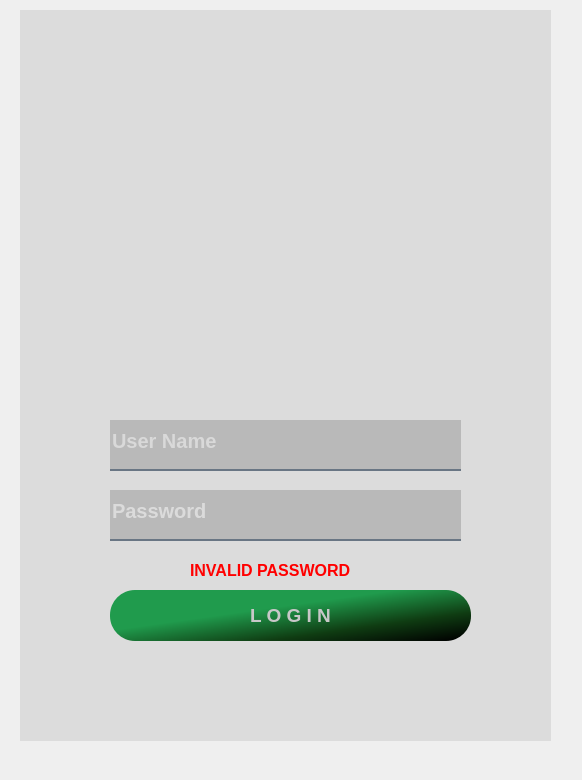
<?xml version="1.0" encoding="UTF-8"?>
<ui version="4.0">
 <class>Form</class>
 <widget class="QWidget" name="Form">
  <property name="geometry">
   <rect>
    <x>0</x>
    <y>0</y>
    <width>582</width>
    <height>780</height>
   </rect>
  </property>
  <property name="windowTitle">
   <string>Form</string>
  </property>
  <property name="styleSheet">
   <string notr="true">QPushButton#PushButton{
	border-radius:25px;
}
</string>
  </property>
  <widget class="QLabel" name="block">
   <property name="geometry">
    <rect>
     <x>20</x>
     <y>10</y>
     <width>531</width>
     <height>731</height>
    </rect>
   </property>
   <property name="styleSheet">
    <string notr="true">border-image: url(:/images/background.jpeg);
border-radius: 20px;</string>
   </property>
   <property name="text">
    <string/>
   </property>
  </widget>
  <widget class="QLabel" name="icon">
   <property name="geometry">
    <rect>
     <x>140</x>
     <y>30</y>
     <width>281</width>
     <height>351</height>
    </rect>
   </property>
   <property name="cursor">
    <cursorShape>ArrowCursor</cursorShape>
   </property>
   <property name="styleSheet">
    <string notr="true">border-image: url(:/images/logo.png);</string>
   </property>
   <property name="text">
    <string/>
   </property>
  </widget>
  <widget class="QLabel" name="alpla">
   <property name="geometry">
    <rect>
     <x>20</x>
     <y>10</y>
     <width>531</width>
     <height>731</height>
    </rect>
   </property>
   <property name="styleSheet">
    <string notr="true">background-color:rgba(0, 0, 0, 20);</string>
   </property>
   <property name="text">
    <string/>
   </property>
  </widget>
  <widget class="QLineEdit" name="password">
   <property name="geometry">
    <rect>
     <x>110</x>
     <y>490</y>
     <width>351</width>
     <height>51</height>
    </rect>
   </property>
   <property name="font">
    <font>
     <pointsize>15</pointsize>
     <weight>75</weight>
     <bold>true</bold>
    </font>
   </property>
   <property name="styleSheet">
    <string notr="true">background-color:rgba(0, 0, 0, 40);
border: none;
border-bottom:2px solid  rgba(105, 118, 132, 255);
color: rgba(255, 255, 255, 250);
padding-bottom: 7px; </string>
   </property>
   <property name="text">
    <string/>
   </property>
   <property name="echoMode">
    <enum>QLineEdit::Password</enum>
   </property>
   <property name="placeholderText">
    <string>Password</string>
   </property>
  </widget>
  <widget class="QPushButton" name="pushButton">
   <property name="geometry">
    <rect>
     <x>110</x>
     <y>590</y>
     <width>361</width>
     <height>51</height>
    </rect>
   </property>
   <property name="font">
    <font>
     <pointsize>14</pointsize>
     <weight>75</weight>
     <bold>true</bold>
    </font>
   </property>
   <property name="styleSheet">
    <string notr="true">QPushButton#pushButton{
	background-color: qlineargradient(spread:repeat, x1:0, y1:0, x2:1, y2:1, stop:0.39801 rgba(32, 155, 77, 255), stop:0.716418 rgba(15, 60, 18, 255), stop:0.98 rgba(0, 0, 0, 255), stop:1 rgba(0, 0, 0, 0));
	color: rgb(200, 200, 200);
	border-radius:25px;
}
QPushButton#pushButton:hover{
	background-color: qlineargradient(spread:repeat, x1:0, y1:0, x2:1, y2:1, stop:0.39801 rgba(52, 175, 97, 255), stop:0.716418 rgba(35, 80, 38, 255), stop:0.98 rgba(0, 0, 0, 255), stop:1 rgba(0, 0, 0, 0));
}
QPushButton#pushButton:pressed{
	padding-left:5px;
	padding-top:5px;
	color: rgb(134, 134, 134);
}</string>
   </property>
   <property name="text">
    <string>L O G I N</string>
   </property>
  </widget>
  <widget class="QLineEdit" name="username">
   <property name="geometry">
    <rect>
     <x>110</x>
     <y>420</y>
     <width>351</width>
     <height>51</height>
    </rect>
   </property>
   <property name="font">
    <font>
     <pointsize>15</pointsize>
     <weight>75</weight>
     <bold>true</bold>
    </font>
   </property>
   <property name="styleSheet">
    <string notr="true">background-color:rgba(0, 0, 0, 40);
border: none;
border-bottom:2px solid  rgba(105, 118, 132, 255);
color: rgba(255, 255, 255, 230);
padding-bottom: 7px; </string>
   </property>
   <property name="text">
    <string/>
   </property>
   <property name="placeholderText">
    <string>User Name</string>
   </property>
  </widget>
  <widget class="QLabel" name="label">
   <property name="geometry">
    <rect>
     <x>190</x>
     <y>550</y>
     <width>221</width>
     <height>41</height>
    </rect>
   </property>
   <property name="font">
    <font>
     <family>MS Shell Dlg 2</family>
     <pointsize>12</pointsize>
     <weight>75</weight>
     <italic>false</italic>
     <bold>true</bold>
    </font>
   </property>
   <property name="styleSheet">
    <string notr="true">color: rgb(255, 0, 0);</string>
   </property>
   <property name="text">
    <string>INVALID PASSWORD</string>
   </property>
  </widget>
  <zorder>block</zorder>
  <zorder>alpla</zorder>
  <zorder>password</zorder>
  <zorder>username</zorder>
  <zorder>icon</zorder>
  <zorder>pushButton</zorder>
  <zorder>label</zorder>
 </widget>
 <resources>
  <include location="rec.qrc"/>
 </resources>
 <connections/>
</ui>
